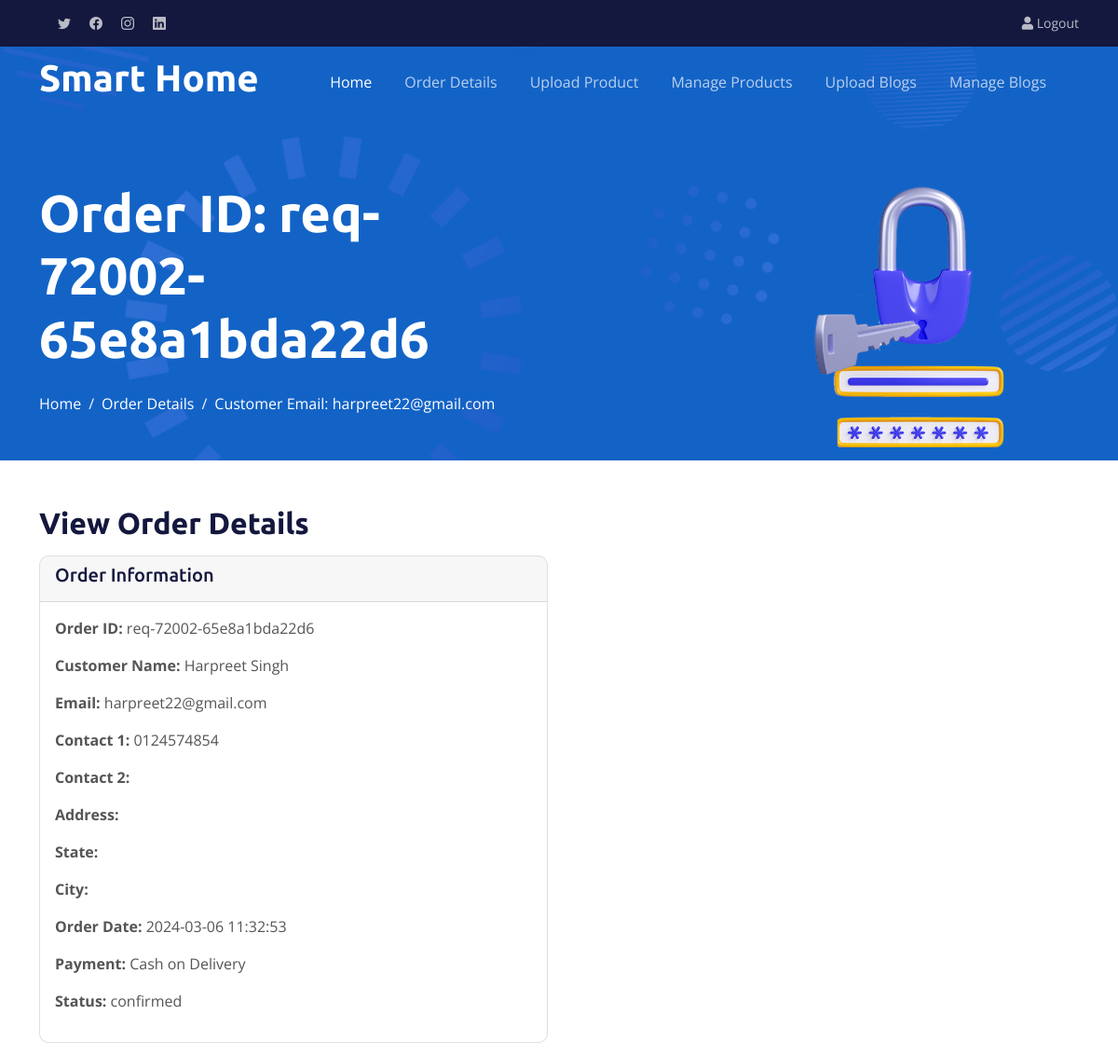
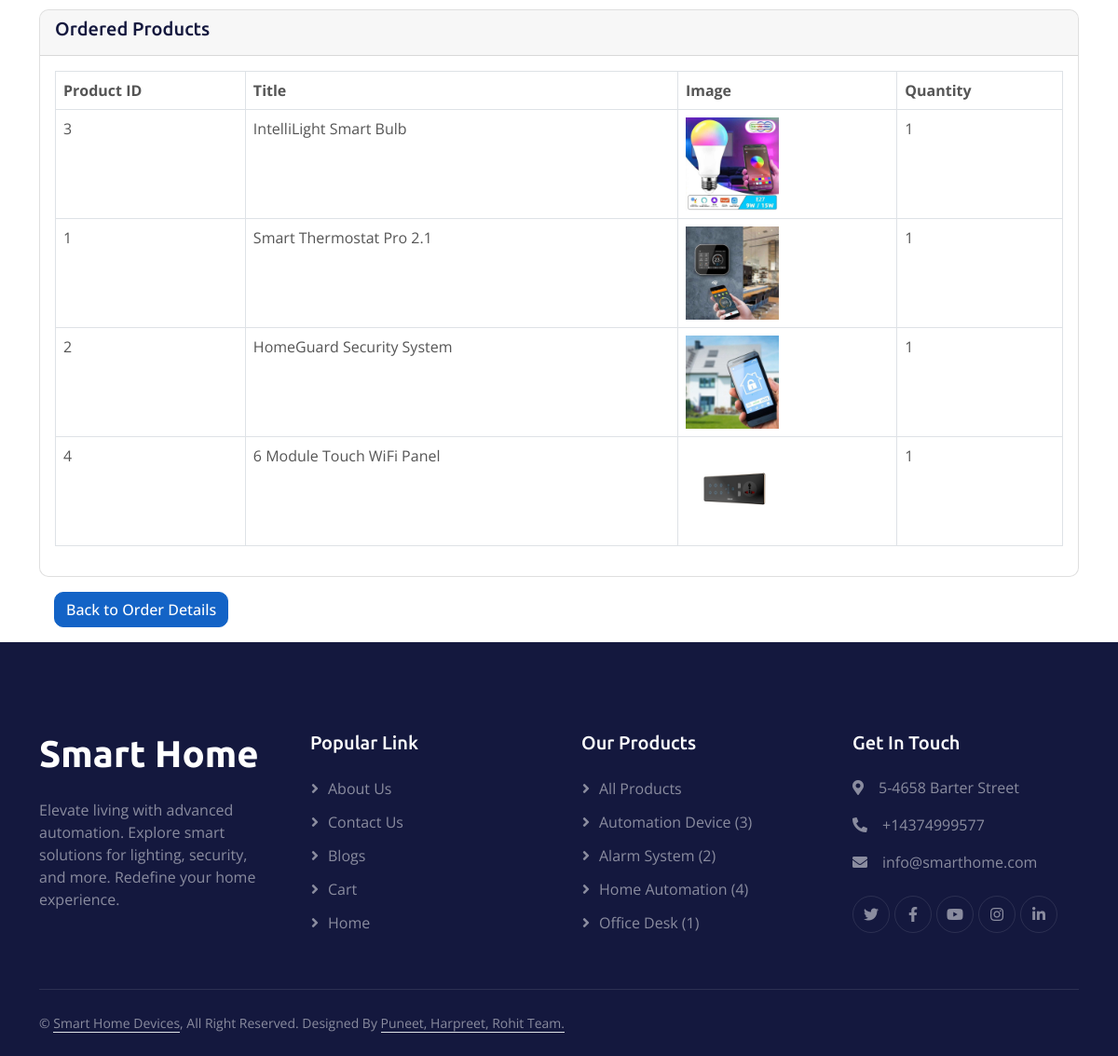
The page /view-user-order.php?order_id=req-72002-65e8a1bda22d6 (signed in) on the database its author committed (2 pictures, top to bottom).
### tables this page shows
CREATE TABLE IF NOT EXISTS `order_details` (
  `id` int NOT NULL AUTO_INCREMENT,
  `fname` varchar(50) NOT NULL,
  `email` varchar(100) NOT NULL,
  `user_id` varchar(15) NOT NULL,
  `contact1` varchar(15) NOT NULL,
  `contact2` varchar(15) NOT NULL,
  `address` varchar(500) NOT NULL,
  `state` varchar(30) NOT NULL,
  `city` varchar(30) NOT NULL,
  `orderdate` timestamp NULL DEFAULT CURRENT_TIMESTAMP,
  `orderid` varchar(50) DEFAULT NULL,
  `status` varchar(20) NOT NULL,
  `payment_mode` varchar(40) NOT NULL,
  PRIMARY KEY (`id`),
  UNIQUE KEY `id` (`id`),
  UNIQUE KEY `orderid` (`orderid`)
);

CREATE TABLE IF NOT EXISTS `order_items` (
  `id` int NOT NULL AUTO_INCREMENT,
  `user_id` varchar(15) NOT NULL,
  `product_id` text NOT NULL,
  `quantity` int NOT NULL,
  `orderid` varchar(50) NOT NULL,
  PRIMARY KEY (`id`)
);

CREATE TABLE IF NOT EXISTS `products` (
  `product_id` int NOT NULL AUTO_INCREMENT,
  `category` varchar(100) NOT NULL,
  `title` varchar(50) NOT NULL,
  `description` longtext NOT NULL,
  `image` varchar(400) NOT NULL,
  `date` timestamp NOT NULL DEFAULT CURRENT_TIMESTAMP,
  `keywords` varchar(500) NOT NULL,
  `price` int NOT NULL,
  PRIMARY KEY (`product_id`)
);

### view-user-order.php (the view, shortened to what this page needs)
<?php
include 'dbcon.php';
if (isset($_GET['order_id'])) {
    $order_id = $_GET['order_id'];
    $order_query = "SELECT * FROM order_details WHERE orderid = '$order_id'";
    $order_result = mysqli_query($conn, $order_query);
    $order_row = mysqli_fetch_assoc($order_result);
    $products_query = "SELECT products.*, order_items.quantity FROM products INNER JOIN order_items ON products.product_id = order_items.product_id WHERE order_items.orderid = '$order_id'";
    $products_result = mysqli_query($conn, $products_query);
}
?>
<!DOCTYPE html>
<html lang="en">
<head>
    <?php include_once('admin-header.php'); ?>
</head>
<body>
    <div class="container-fluid pt-5 bg-primary hero-header">
        <div class="container pt-5">
            <div class="row g-5 pt-5">
                <div class="col-lg-6 align-self-center text-center text-lg-start mb-lg-5">
                    <h1 class="display-4 text-white mb-4 animated slideInRight">Order ID: <?php echo $order_row['orderid']; ?></h1>
                    <nav aria-label="breadcrumb">
                        <ol class="breadcrumb justify-content-center justify-content-lg-start mb-0">
                            <li class="breadcrumb-item"><a class="text-white" href="#">Home</a></li>
                            <li class="breadcrumb-item"><a class="text-white" href="order-details.php">Order Details</a></li>
                            <li class="breadcrumb-item text-white active" aria-current="page"> Customer Email: <?php echo $order_row['email']; ?></li>
                        </ol>
                    </nav>
                </div>
                <div class="col-lg-6 align-self-end text-center text-lg-end">
                    <img class="img-fluid" src="img/login.png" alt="" style="max-height: 300px;">
                </div>
            </div>
        </div>
    </div>
    <div class="container mt-5">
        <h2 class="mb-3">View Order Details</h2>
        <?php if ($order_row) : ?>
            <div class="row">
                <div class="col-md-6">
                    <div class="card mb-4">
                        <div class="card-header">
                            <h5 class="card-title">Order Information</h5>
                        </div>
                        <div class="card-body">
                            <p><strong>Order ID:</strong> <?php echo $order_row['orderid']; ?></p>
                            <p><strong>Customer Name:</strong> <?php echo $order_row['fname']; ?></p>
                            <p><strong>Email:</strong> <?php echo $order_row['email']; ?></p>
                            <p><strong>Contact 1:</strong> <?php echo $order_row['contact1']; ?></p>
                            <p><strong>Contact 2:</strong> <?php echo $order_row['contact2']; ?></p>
                            <p><strong>Address:</strong> <?php echo $order_row['address']; ?></p>
                            <p><strong>State:</strong> <?php echo $order_row['state']; ?></p>
                            <p><strong>City:</strong> <?php echo $order_row['city']; ?></p>
                            <p><strong>Order Date:</strong> <?php echo $order_row['orderdate']; ?></p>
                            <p><strong>Payment:</strong> <?php echo $order_row['payment_mode']; ?></p>
                            <p><strong>Status:</strong> <?php echo $order_row['status']; ?></p>
                        </div>
                    </div>
                </div>
            </div>
            <div class="row">
                <div class="col-md-12">
                    <div class="card">
                        <div class="card-header">
                            <h5 class="card-title">Ordered Products</h5>
                        </div>
                        <div class="card-body">
                            <div class="table-responsive">
                                <table class="table table-bordered">
                                    <thead>
                                        <tr>
                                            <th>Product ID</th>
                                            <th>Title</th>
                                            <th>Image</th>
                                            <th>Quantity</th>
                                        </tr>
                                    </thead>
                                    <tbody>
                                        <?php while ($product_row = mysqli_fetch_assoc($products_result)) : ?>
                                            <tr>
                                                <td><?php echo $product_row['product_id']; ?></td>
                                                <td><?php echo $product_row['title']; ?></td>
                                                <td><img src="<?php echo $product_row['image']; ?>" alt="<?php echo $product_row['title']; ?>" style="max-width: 100px;"></td>
                                                <td><?php echo $product_row['quantity']; ?></td>
                                            </tr>
                                        <?php endwhile; ?>
                                    </tbody>
                                </table>
                            </div>
                        </div>
                    </div>
                </div>
            </div>
        <?php else : ?>
            <div class="alert alert-info" role="alert">No order found with the provided ID.</div>
        <?php endif; ?>
        <a href="order-details.php" class="btn btn-primary m-3">Back to Order Details</a>
    </div>
    <?php include_once('footer.php'); ?>

### css/style.css (style rules this page uses)
h1, h2, h3, .fw-bold { font-weight: 700 !important; }
h4, h5, h6, .fw-medium { font-weight: 500 !important; }
.btn { font-weight: 500; transition: .5s; }
.hero-header { margin-top: -75px; background: url(../img/bg-hero.png) center center no-repeat; background-size: cover; }
.hero-header .breadcrumb-item+.breadcrumb-item::before { color: var(--light); }
:root { --primary: #1363C6; --secondary: #15ACE1; --light: #F4F7FE; --dark: #14183E; }

### rows shown on the page
order_details: orderid "req-72002-65e8a1bda22d6", email "harpreet22@gmail.com", fname "Harpreet Singh", contact1 "0124574854", orderdate "2024-03-06 11:32:53", payment_mode "Cash on Delivery", status "confirmed"
order_items: product.product_id "3", product.title "IntelliLight Smart Bulb", product.image (picture), quantity "1"
order_items: product.product_id "1", product.title "Smart Thermostat Pro 2.1", product.image (picture), quantity "1"
order_items: product.product_id "2", product.title "HomeGuard Security System", product.image (picture), quantity "1"
order_items: product.product_id "4", product.title "6 Module Touch WiFi Panel", product.image (picture), quantity "1"

### other values the page prints
$category "Automation Device"
$count "3"
$category "Alarm System"
$count "2"
$category "Home Automation"
$count "4"
$category "Office Desk"
$count "1"
